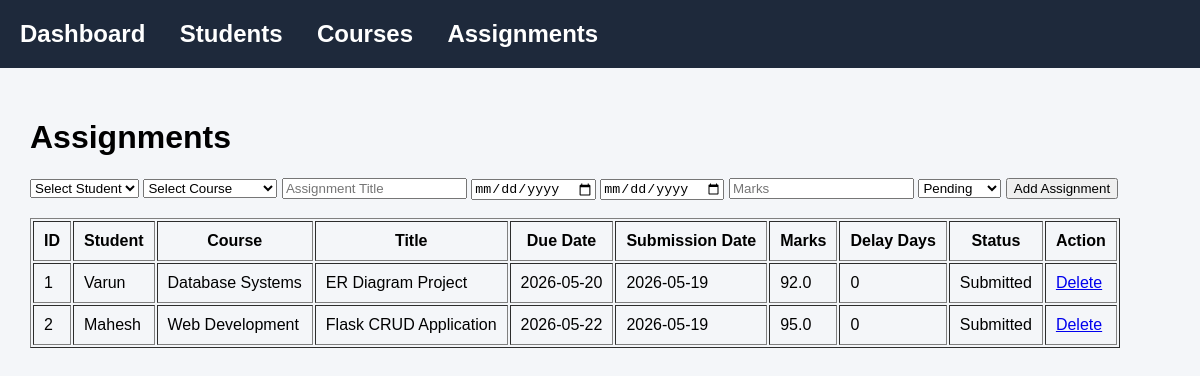
The app's page /assignments with its own data.
### models.py (models this page shows)
class Assignment(db.Model):
    __tablename__ = "assignments"
    assignment_id = db.Column(db.Integer, primary_key=True)
    student_id = db.Column(db.Integer, db.ForeignKey("students.student_id"), nullable=False)
    course_id = db.Column(db.Integer, db.ForeignKey("courses.course_id"), nullable=False)
    title = db.Column(db.String(150), nullable=False)
    due_date = db.Column(db.String(20), nullable=False)
    submission_date = db.Column(db.String(20), nullable=True)
    marks = db.Column(db.Float, nullable=True)
    delay_days = db.Column(db.Integer, default=0)
    status = db.Column(db.String(20), default="Pending")
    created_at = db.Column(db.String(20), nullable=False)

class Student(db.Model):
    __tablename__ = "students"
    student_id = db.Column(db.Integer, primary_key=True)
    student_name = db.Column(db.String(100), nullable=False)
    email = db.Column(db.String(120), nullable=False, unique=True)
    created_at = db.Column(db.String(20), nullable=False)
    assignments = db.relationship(
        "Assignment",
        backref="student",
        cascade="all, delete-orphan"
    )

class Course(db.Model):
    __tablename__ = "courses"
    course_id = db.Column(db.Integer, primary_key=True)
    course_name = db.Column(db.String(100), nullable=False)
    instructor = db.Column(db.String(100), nullable=False)
    created_at = db.Column(db.String(20), nullable=False)
    assignments = db.relationship(
        "Assignment",
        backref="course",
        cascade="all, delete-orphan"
    )

### app.py (the view, shortened to what this page needs)
@app.route("/assignments", methods=["GET", "POST"])
def assignments():
    message = ""
    assignments_list = Assignment.query.all()
    students_list = Student.query.all()
    courses_list = Course.query.all()
    return render_template(
        "assignments.html",
        assignments=assignments_list,
        students=students_list,
        courses=courses_list,
        message=message
    )

### Templates/assignments.html (shortened to what this page needs)
{% extends 'base.html' %}
{% block content %}
<h1>Assignments</h1>
<form method="POST">
    <select name="student_id" required>
        <option value="">Select Student</option>
    </select>
    <select name="course_id" required>
        <option value="">Select Course</option>
    </select>
    <input type="text" name="title" placeholder="Assignment Title" required>
    <input type="date" name="due_date" required>
    <input type="date" name="submission_date">
    <input type="number" step="0.01" name="marks" placeholder="Marks">
    <select name="status">
        <option value="Pending">Pending</option>
    </select>
    <button type="submit">Add Assignment</button>
</form>
<br>
<table border="1" cellpadding="10">
    <tr>
        <th>ID</th>
        <th>Student</th>
        <th>Course</th>
        <th>Title</th>
        <th>Due Date</th>
        <th>Submission Date</th>
        <th>Marks</th>
        <th>Delay Days</th>
        <th>Status</th>
        <th>Action</th>
    </tr>
    {% for assignment in assignments %}
    <tr>
        <td>{{ assignment.assignment_id }}</td>
        <td>{{ assignment.student.student_name }}</td>
        <td>{{ assignment.course.course_name }}</td>
        <td>{{ assignment.title }}</td>
        <td>{{ assignment.due_date }}</td>
        <td>{{ assignment.submission_date }}</td>
        <td>{{ assignment.marks }}</td>
        <td>{{ assignment.delay_days }}</td>
        <td>{{ assignment.status }}</td>
        <td>
            <a href="/delete_assignment/{{ assignment.assignment_id }}">Delete</a>
        </td>
    </tr>
    {% endfor %}
</table>
{% endblock %}

### Templates/base.html (shortened to what this page needs)
<!DOCTYPE html>
<html lang="en">
<head>
</head>
<body>
    <div class="navbar">
        <a href="/">Dashboard</a>
        <a href="/students">Students</a>
        <a href="/courses">Courses</a>
        <a href="/assignments">Assignments</a>
    </div>
    <div class="container">
        {% block content %}
        {% endblock %}
    </div>
</body>
</html>

### Templates/base.html (style rules this page uses)
body { margin:0; padding:0; font-family:Arial; background:#f4f6f9; }
.navbar { background:#1e293b; padding:20px; }
.navbar a { color:white; text-decoration:none; margin-right:30px; font-size:24px; font-weight:bold; }
.container { padding:30px; }

### records on screen
Assignment: assignment_id "1", student.student_name "Varun", course.course_name "Database Systems", title "ER Diagram Project", due_date "2026-05-20", submission_date "2026-05-19", marks "92.0", delay_days "0", status "Submitted"
Assignment: assignment_id "2", student.student_name "Mahesh", course.course_name "Web Development", title "Flask CRUD Application", due_date "2026-05-22", submission_date "2026-05-19", marks "95.0", delay_days "0", status "Submitted"
